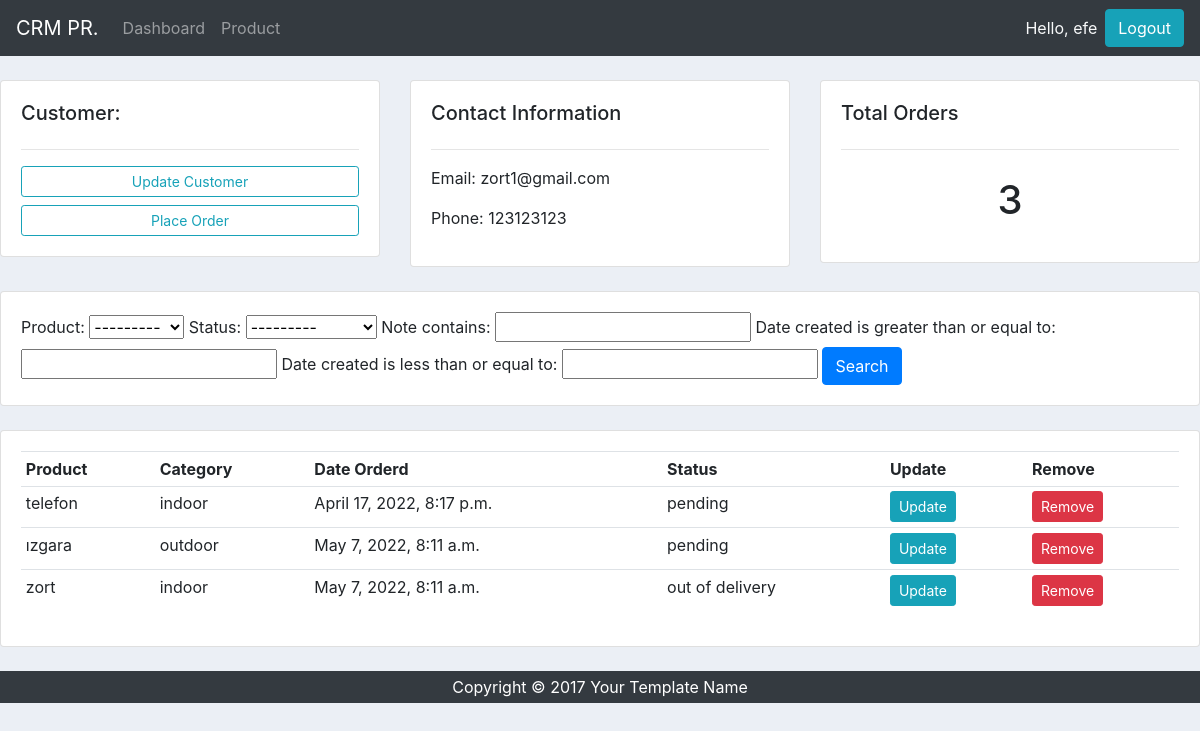
Page /customer/1 (signed in) on the committed database.
### accounts/models.py (models this page shows, shortened)
class Customer(models.Model):
    user = models.OneToOneField(User, null=True,blank=True,on_delete=models.CASCADE)
    name = models.CharField(max_length=200,null=True)
    phone = models.CharField(max_length=200,null=True)
    email = models.CharField(max_length=200,null=True)
    profile_pic = models.ImageField(default="logo.jpg",null=True, blank=True)
    data_created = models.DateTimeField(auto_now_add=True,null=True)

class Order(models.Model):
    STATUS = (
        ("pending", "pendiing"),
        ("out of delivery", "out of delivery"),
        ("delivered","delivered")
    )
    customer = models.ForeignKey(Customer, null=True, on_delete=models.SET_NULL)
    product = models.ForeignKey(Product, null= True, on_delete=models.SET_NULL)
    date_created = models.DateTimeField(auto_now_add=True,null=True)
    status = models.CharField(max_length=200,null=True,choices=STATUS)
    note = models.CharField(max_length=2000,null=True)

class Product(models.Model):
    CATEGORY = (
        ("indoor","indoor"),
        ("outdoor","outdoor")
    )
    name = models.CharField(max_length=200,null=True)
    price = models.FloatField(null=True)
    category = models.CharField(max_length=200,null=True,choices=CATEGORY)
    description = models.CharField(max_length=200,null=True,blank=True)
    date_created = models.DateTimeField(auto_now_add=True,null=True)
    tag = models.ManyToManyField(Tag)
    def __str__(self):
        return self.name

### accounts/decorators.py (the view)
        def wrapper_func(request,*args, **kwargs):
            group = None
            if request.user.groups.exists():
                group = request.user.groups.all()[0].name
            if group in allowed_roles:
                return view_func(request,*args, **kwargs)
            else:
                return HttpResponse("You are not authorized to view this page!")

### accounts/views.py (called while the page is built)
@login_required(login_url="loginurl")
@allowed_users(allowed_roles=["admin"])
def customer(request,pk_customer):
    customer = Customer.objects.get(id=pk_customer)
    orders = customer.order_set.all()
    myFilter = OrderFilter(request.GET,queryset=orders)
    orders = myFilter.qs
    return render(request,"accounts/customer.html",{"customer": customer,"orders":orders,"myFilter":myFilter})

### accounts/templates/accounts/customer.html
{%  extends 'accounts/main.html' %}
{% block content %}
	<br>
<div class="row">
	<div class="col-md">
		<div class="card card-body">
			<h5>Customer:</h5>
			<hr>
			<a class="btn btn-outline-info  btn-sm btn-block" href="">Update Customer</a>
			<a class="btn btn-outline-info  btn-sm btn-block" href="{% url 'createorderurl' customer.id %}">Place Order</a>
		</div>
	</div>
	<div class="col-md">
		<div class="card card-body">
			<h5>Contact Information</h5>
			<hr>
			<p>Email: {{customer.email}}</p>
			<p>Phone: {{customer.phone}}</p>
		</div>
	</div>
	<div class="col-md">
		<div class="card card-body">
			<h5>Total Orders</h5>
			<hr>
			<h1 style="text-align: center;padding: 10px">{{orders.count }}</h1>
		</div>
	</div>
</div>
<br>
<div class="row">
	<div class="col">
		<div class="card card-body">
			<form method="get">
				{{ myFilter.form}}
		    <button class="btn btn-primary" type="submit">Search</button>
		  </form>
		</div>
	</div>
</div>
<br>
<div class="row">
	<div class="col-md">
		<div class="card card-body">
			<table class="table table-sm">
				<tr>
					<th>Product</th>
					<th>Category</th>
					<th>Date Orderd</th>
					<th>Status</th>
					<th>Update</th>
					<th>Remove</th>
				</tr>
				{% for order in orders %}
				<tr>
					<td>{{order.product}}</td>
					<td>{{order.product.category}}</td>
					<td>{{order.date_created}}</td>
					<td>{{order.status}}</td>
					<td><a class="btn btn-sm btn-info" href="">Update</a></td>
					<td><a class="btn btn-sm btn-danger" href="">Remove</a></td>
				</tr>
				{% endfor %}
			</table>
		</div>
	</div>
</div>
{% endblock %}

### accounts/templates/accounts/navbar.html (shortened to what this page needs)
{% load static %}
<nav class="navbar navbar-expand-lg navbar-dark bg-dark ">
  <a class="navbar-brand" href="{% url 'homeurl'  %}">CRM PR.</a>
  <div class="collapse navbar-collapse" id="navbarNav">
    <ul class="navbar-nav">
      {% if request.user.is_staff %}
      <li class="nav-item">
        <a class="nav-link" href="{% url 'homeurl'  %}">Dashboard</a>
      </li>
      <li class="nav-item">
        <a class="nav-link" href="{% url 'producturl' %}">Product</a>
      </li>
      {% else %}
        <li class="nav-item">
          <a class="nav-link" href="{% url 'accounturl' %}">Settings</a>
        </li>
      {% endif %}
    </ul>
  </div>
  <span class="text-light mr-2 ">Hello, {{ request.user }}</span>
  <span><a class="btn btn-info" href="{% url 'logouturl' %}">Logout</a></span>
</nav>

### static/css/main.css (style rules this page uses)
body { background-color: red; }

### accounts/templates/accounts/main.html (style rules this page uses)
body { background-color: #ebeff5; }

### rows in the picture
Customer: email "zort1@gmail.com", phone "123123123"
Order: product "telefon", product.category "indoor", date_created "April 17, 2022, 8:17 p.m.", status "pending"
Order: product "ızgara", product.category "outdoor", date_created "May 7, 2022, 8:11 a.m.", status "pending"
Order: product "zort", product.category "indoor", date_created "May 7, 2022, 8:11 a.m.", status "out of delivery"

### other values in the picture
{{ request.user }} "efe"
{{ orders.count }} "3"
